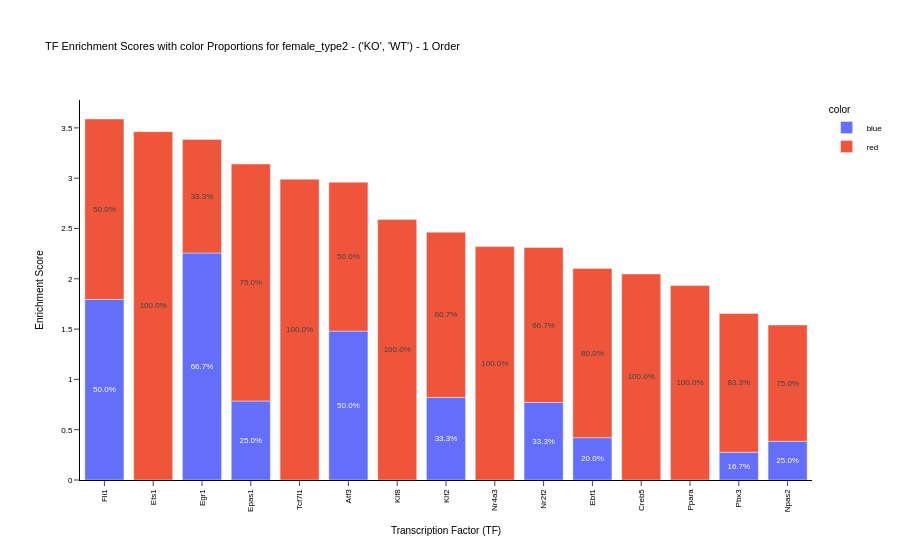

Here is the notebook cell this chart was saved with:
### Code cell
import plotly.express as px
import pandas as pd

# Compute color proportions per TF
slide_lf_enriched['color'] = slide_lf_enriched['target'].apply(lambda gene: 'red' if gene in positive_corr_names else ('blue' if gene in negative_corr_names else 'gray'))
color_histcounts = slide_lf_enriched.groupby('source')['color'].value_counts(normalize=True).unstack(fill_value=0)

# Initialize score map
tf_name_score = {key: None for key in color_histcounts.index.values}

# Fill score map
for entry in cc_dict[cluster_fusion][ord_tf]:
    tf, cond, score_val = entry[0][0], entry[1], entry[2][0]
    if tf in tf_name_score and cond == (1,):
        tf_name_score[tf] = score_val

# Filter and sort by score
sorted_data = sorted(
    [(v, k) for k, v in tf_name_score.items() if v is not None],
    reverse=True,
    key=lambda x: x[0]
)
if not sorted_data:
    raise ValueError("No valid TF scores found for plotting.")

score, tf_name = zip(*sorted_data)
score_series = pd.Series(score, index=tf_name, name='score')

# Subset color proportions in sorted TF order
color_proportions = color_histcounts.loc[list(tf_name)]

# Save original proportions for annotation
original_props = color_proportions.copy()

# Scale each color proportion by the score (so bar height = score)
scaled = color_proportions.mul(score_series, axis=0).reset_index()
scaled = scaled.rename(columns={'index': 'source'})

# Melt both DataFrames
melted_scaled = scaled.melt(id_vars='source', var_name='color', value_name='height')
melted_props = original_props.reset_index().melt(id_vars='source', var_name='color', value_name='proportion')

# Merge both for text labels
plot_df = melted_scaled.merge(melted_props, on=['source', 'color'])

# Format the text as percentages
plot_df['text'] = (plot_df['proportion'] * 100).round(1).astype(str) + '%'

# Plot
fig = px.bar(
    plot_df,
    x='source',
    y='height',
    color='color',
    text='text',  # <- Add text here
    labels={'height': 'Score-scaled Proportion', 'source': 'TF'},
    title=f'TF Enrichment Scores with color Proportions for {experiment} - {cluster_fusion} - {ord_tf} Order'
)

# Improve text visibility inside bars
fig.update_traces(textposition='inside', insidetextanchor='middle')

# Layout tweaks
fig.update_layout(
    xaxis_title='Transcription Factor (TF)',
    yaxis_title='Enrichment Score',
    xaxis_tickangle=-90,
    font=dict(family="Arial", size=8, color="black"),
    plot_bgcolor="rgba(0,0,0,0)",
    paper_bgcolor="white",
    xaxis=dict(showgrid=False, showline=True, linecolor='black', ticks='outside'),
    yaxis=dict(showgrid=False, showline=True, linecolor='black', ticks='outside')
)

fig.show()
fig.write_image(f"{out_path}/figures/0_9_TF_Enrichment_Scores_with_color_Proportions_{ord_tf}_TFs_{cluster_fusion}_{experiment}.svg", format='svg')

### Figure 1 — Plotly figure (JSON) as saved in the notebook; plotly's stock layout.template omitted (floating-point values rounded to 4 significant figures)
{"data": [{"hovertemplate": "color=blue<br>TF=%{x}<br>Score-scaled Proportion=%{y}<br>text=%{text}<extra></extra>", "insidetextanchor": "middle", "legendgroup": "blue", "marker": {"color": "#636efa", "pattern": {"shape": ""}}, "name": "blue", "orientation": "v", "showlegend": true, "text": ["50.0%", "0.0%", "66.7%", "25.0%", "0.0%", "50.0%", "0.0%", "33.3%", "0.0%", "33.3%", "20.0%", "0.0%", "0.0%", "16.7%", "25.0%"], "textposition": "inside", "type": "bar", "x": ["Fli1", "Ets1", "Egr1", "Epas1", "Tcf7l1", "Atf3", "Klf8", "Klf2", "Nr4a3", "Nr2f2", "Ebf1", "Creb5", "Ppara", "Pbx3", "Npas2"], "xaxis": "x", "y": [1.794, 0.0, 2.256, 0.7852, 0.0, 1.48, 0.0, 0.8209, 0.0, 0.7702, 0.4206, 0.0, 0.0, 0.2759, 0.385], "yaxis": "y"}, {"hovertemplate": "color=red<br>TF=%{x}<br>Score-scaled Proportion=%{y}<br>text=%{text}<extra></extra>", "insidetextanchor": "middle", "legendgroup": "red", "marker": {"color": "#EF553B", "pattern": {"shape": ""}}, "name": "red", "orientation": "v", "showlegend": true, "text": ["50.0%", "100.0%", "33.3%", "75.0%", "100.0%", "50.0%", "100.0%", "66.7%", "100.0%", "66.7%", "80.0%", "100.0%", "100.0%", "83.3%", "75.0%"], "textposition": "inside", "type": "bar", "x": ["Fli1", "Ets1", "Egr1", "Epas1", "Tcf7l1", "Atf3", "Klf8", "Klf2", "Nr4a3", "Nr2f2", "Ebf1", "Creb5", "Ppara", "Pbx3", "Npas2"], "xaxis": "x", "y": [1.794, 3.463, 1.128, 2.356, 2.989, 1.48, 2.588, 1.642, 2.32, 1.54, 1.682, 2.048, 1.932, 1.379, 1.155], "yaxis": "y"}], "layout": {"barmode": "relative", "font": {"color": "black", "family": "Arial", "size": 8}, "legend": {"title": {"text": "color"}, "tracegroupgap": 0}, "paper_bgcolor": "white", "plot_bgcolor": "rgba(0,0,0,0)", "title": {"text": "TF Enrichment Scores with color Proportions for female_type2 - ('KO', 'WT') - 1 Order"}, "xaxis": {"anchor": "y", "domain": [0, 1], "linecolor": "black", "showgrid": false, "showline": true, "tickangle": -90, "ticks": "outside", "title": {"text": "Transcription Factor (TF)"}}, "yaxis": {"anchor": "x", "domain": [0, 1], "linecolor": "black", "showgrid": false, "showline": true, "ticks": "outside", "title": {"text": "Enrichment Score"}}}}
